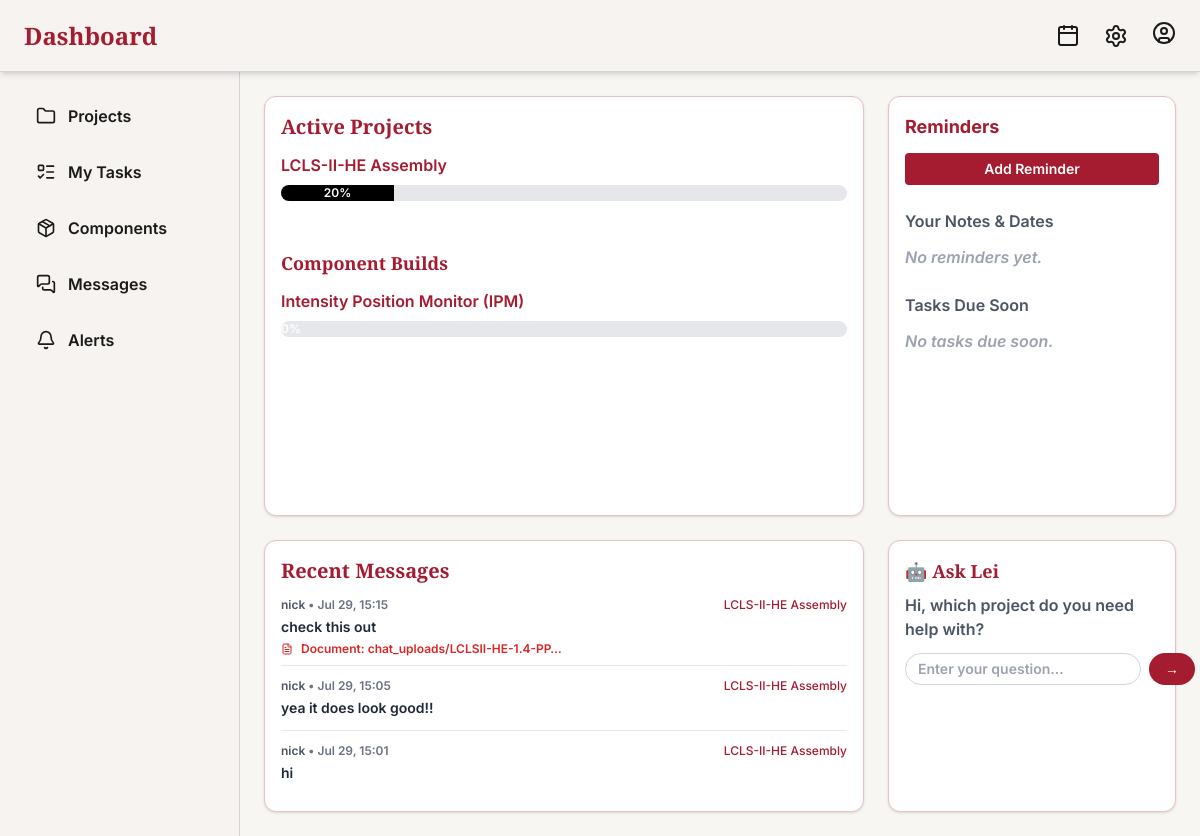
The app's page /tech-dashboard/ (signed in) with its own data.
### tracker/models.py (models this page shows, shortened)
class Project(models.Model):
    name = models.CharField(max_length=100)
    description = models.TextField(blank=True)
    start_date = models.DateField(null=True, blank=True)
    end_date = models.DateField(null=True, blank=True)
    status = models.CharField(
        max_length=20,
        choices=[('ongoing', 'Ongoing'), ('completed', 'Completed'), ('paused', 'Paused')],
        default='ongoing'
    )
    progress = models.FloatField(default=0)
    assigned_users = models.ManyToManyField(User, related_name='assigned_projects', blank=True)
    @property
    def progress(self):
        total = self.tasks.count()
        if total == 0:
            return 0
        approved = self.tasks.filter(is_approved=True).count()
        return int((approved / total) * 100)

class Component(models.Model):
    name = models.CharField(max_length=100)
    projects = models.ManyToManyField(Project, related_name='components')  # M2M
    description = models.TextField(blank=True)
    start_date = models.DateField(null=True, blank=True)
    end_date = models.DateField(null=True, blank=True)
    progress = models.FloatField(default=0.0)
    updated_at = models.DateTimeField(auto_now=True)
    status = models.CharField(
        max_length=20,
        choices=[('ongoing', 'Ongoing'), ('completed', 'Completed'), ('paused', 'Paused')],
        default='ongoing'
    )

class Message(models.Model):
    thread = models.ForeignKey(MessageThread, on_delete=models.CASCADE, related_name='messages')
    sender = models.ForeignKey(User, on_delete=models.CASCADE)
    body = models.TextField(blank=True)
    file = models.FileField(upload_to='chat_uploads/', blank=True, null=True)
    timestamp = models.DateTimeField(auto_now_add=True)

class MessageThread(models.Model):
    project = models.ForeignKey(Project, on_delete=models.CASCADE, related_name='threads')
    created_at = models.DateTimeField(auto_now_add=True)

### tracker/views.py (the view, shortened to what this page needs)
# urls.py: path('tech-dashboard/', views.tech_dashboard, name='tech_dashboard'),
@login_required
def tech_dashboard(request):
    projects = Project.objects.filter(assigned_users=request.user)
    components = Component.objects.all()
    reminders = Reminder.objects.filter(user=request.user).order_by('reminder_time')
    from django.utils import timezone
    from datetime import timedelta
    now = timezone.now()
    upcoming_tasks = Task.objects.filter(
        assigned_to=request.user,
        due_date__isnull=False,
        due_date__gte=now.date(),
        due_date__lte=now.date() + timedelta(days=14),
        completed=False
    ).order_by('due_date')
    recent_messages = Message.objects.filter(
        thread__project__in=projects
    ).select_related('sender', 'thread__project').order_by('-timestamp')[:3]
    from .forms import ReminderForm
    form = ReminderForm()
    return render(request, 'tracker/tech_dashboard.html', {
        'projects': projects,
        'components': components,
        'reminders': reminders,
        'upcoming_tasks': upcoming_tasks,
        'recent_messages': recent_messages,
        'form': form,
    })

### tracker/forms.py
class ReminderForm(forms.ModelForm):
    class Meta:
        model = Reminder
        fields = ['title', 'note', 'reminder_time']
        widgets = {
            'title': forms.TextInput(attrs={'class': 'form-input'}),
            'note': forms.Textarea(attrs={'class': 'form-textarea'}),
            'due_date': forms.DateInput(attrs={'type': 'date', 'class': 'form-input'}),
        }

### tracker/templates/tracker/tech_dashboard.html (shortened to what this page needs)
<!DOCTYPE html>
<html lang="en">
<head>
  <script src="https://cdn.tailwindcss.com"></script>
</head>
<body class="font-inter font-semibold bg-[var(--bg-softest)] text-[var(--text-dark)] min-h-screen h-screen flex flex-col">
  <header class="bg-[var(--panel-bg)] shadow-md px-6 py-4 flex justify-between items-center h-[72px] border-b border-gray-300 relative">
    <h1 class="text-2xl font-playfair text-[var(--accent-red)]">Dashboard</h1>
    <div class="flex items-center gap-6 relative">
      <a href="{% url 'calendar' %}" class="hover:text-[var(--accent-red)] transition hover:scale-110">
        <i data-lucide="calendar" class="w-6 h-6"></i>
      </a>
      <a href="{% url 'settings' %}" class="hover:text-[var(--accent-red)] transition hover:scale-110">
        <i data-lucide="settings" class="w-6 h-6"></i>
      </a>
      <div class="relative">
        <button id="profileBtn" class="hover:text-[var(--accent-red)] transition hover:scale-110 focus:outline-none">
          <i data-lucide="user-circle" class="w-6 h-6"></i>
        </button>
      </div>
    </div>
  </header>
  <main class="flex-1 flex flex-col lg:flex-row overflow-hidden">
    <aside class="w-full lg:w-1/5 bg-[var(--panel-bg)] border-r border-gray-300 p-6 overflow-y-auto">
      <nav class="flex flex-col gap-4 text-[var(--text-dark)]">
        <a href="{% url 'tech_project_list' %}" class="flex items-center gap-3 px-3 py-2 rounded-md hover:bg-[#f4e8e7] hover:text-[var(--accent-red)] transition-all">
          <i data-lucide="folder" class="w-5 h-5"></i> <span>Projects</span>
        </a>
        <a href="{% url 'tech_tasks' %}" class="flex items-center gap-3 px-3 py-2 rounded-md hover:bg-[#f4e8e7] hover:text-[var(--accent-red)] transition-all">
          <i data-lucide="list-todo" class="w-5 h-5"></i> <span>My Tasks</span>
        </a>
        <a href="{% url 'tech_components' %}" class="flex items-center gap-3 px-3 py-2 rounded-md hover:bg-[#f4e8e7] hover:text-[var(--accent-red)] transition-all">
          <i data-lucide="package" class="w-5 h-5"></i> <span>Components</span>
        </a>
        {% if projects %}
        <a href="{% url 'project_messages' projects.0.id %}" class="flex items-center gap-3 px-3 py-2 rounded-md hover:bg-[#f4e8e7] hover:text-[var(--accent-red)] transition-all">
          <i data-lucide="messages-square" class="w-5 h-5"></i> <span>Messages</span>
        </a>
        {% else %}
        <span class="flex items-center gap-3 px-3 py-2 rounded-md text-gray-400 cursor-not-allowed">
          <i data-lucide="messages-square" class="w-5 h-5"></i> <span>Messages</span>
        </span>
        {% endif %}
        <a href="{% url 'alerts' %}" class="flex items-center gap-3 px-3 py-2 rounded-md hover:bg-[#f4e8e7] hover:text-[var(--accent-red)] transition-all">
          <i data-lucide="bell" class="w-5 h-5"></i> <span>Alerts</span>
        </a>
      </nav>
    </aside>
    <section class="flex-1 overflow-y-auto p-6 bg-[var(--bg-softest)]">
      <div class="grid grid-cols-1 lg:grid-cols-3 gap-6 auto-rows-[minmax(200px,auto)]">
        <div class="bg-white border border-[#e7c2c4] shadow rounded-xl p-4 lg:col-span-2 flex flex-col min-h-[420px]">
          <h2 class="text-xl font-playfair mb-3 text-[var(--accent-red)]">Active Projects</h2>
          {% for project in projects %}
          <a href="{% url 'tech_project_detail' project.id %}" class="text-base mb-2 text-[var(--accent-red)] hover:underline hover:text-red-500 block">
            {{ project.name }}
          </a>
          <div class="w-full bg-gray-200 h-4 rounded-full overflow-hidden mb-4">
            <div class="bg-black h-4 text-white text-xs text-center" style="width: {{ project.progress|floatformat:0 }}%;">
              {{ project.progress|floatformat:0 }}%
            </div>
          </div>
          {% empty %}
          <p class="text-base text-gray-500">No active projects assigned.</p>
          {% endfor %}
          <h3 class="text-lg font-playfair mb-3 mt-8 text-[var(--accent-red)]">Component Builds</h3>
          {% for comp in components %}
          <a href="{% url 'tech_component_detail' comp.id %}" class="text-base mb-2 text-[var(--accent-red)] hover:underline hover:text-red-500 block">
            {{ comp.name }}
          </a>
          <div class="w-full bg-gray-200 h-4 rounded-full overflow-hidden mb-4">
            <div class="bg-black h-4 text-white text-xs text-center" style="width: {{ comp.progress|floatformat:0 }}%;">
              {{ comp.progress|floatformat:0 }}%
            </div>
          </div>
          {% empty %}
          <p class="text-base text-gray-500">No components found.</p>
          {% endfor %}
        </div>
        <div class="bg-white border border-[#e7c2c4] shadow rounded-xl p-4 h-full min-h-[320px] flex flex-col">
          <h2 class="text-lg font-bold text-[var(--accent-red)] mb-3">Reminders</h2>
          <button id="addReminderBtn" class="bg-[var(--accent-red)] text-white px-3 py-1.5 text-sm rounded hover:bg-red-600 mb-4">Add Reminder</button>
          <h3 class="text-base font-semibold text-gray-600 mt-2">Your Notes & Dates</h3>
          <ul class="mt-3 space-y-2 text-base text-gray-800">
            {% for r in reminders %}
              <li class="flex justify-between items-center p-2 hover:bg-gray-50 rounded">
                <span class="flex-1">{{ r.title }}</span>
                <span class="text-xs text-gray-500 ml-2">{{ r.reminder_time|date:"M d, Y" }}</span>
                <button class="edit-reminder-btn ml-2 text-blue-600 hover:text-blue-800" data-reminder-id="{{ r.id }}" data-reminder-title="{{ r.title }}" data-reminder-note="{{ r.note }}" data-reminder-time="{{ r.reminder_time|date:'Y-m-d\TH:i' }}">
                  <i data-lucide="edit-3" class="w-4 h-4"></i>
                </button>
              </li>
            {% empty %}
              <li class="italic text-gray-400">No reminders yet.</li>
            {% endfor %}
          </ul>
          <h3 class="text-base font-semibold text-gray-600 mt-6">Tasks Due Soon</h3>
          <ul class="mt-3 space-y-2 text-base text-gray-800">
            {% for task in upcoming_tasks %}
              <li class="flex justify-between items-center p-2 hover:bg-gray-50 rounded">
                <a href="{% url 'project_task_detail' task.id %}" class="flex-1 text-[var(--accent-red)] hover:text-red-600 hover:underline">
                  {{ task.title }}
                </a>
                <span class="text-xs text-gray-500 ml-2">{{ task.due_date|date:"M d, Y" }}</span>
              </li>
            {% empty %}
              <li class="italic text-gray-400">No tasks due soon.</li>
            {% endfor %}
          </ul>
        </div>
        <div class="bg-white border border-[#e7c2c4] shadow rounded-xl p-4 lg:col-span-2 min-h-[260px]">
          <h2 class="text-xl font-playfair text-[var(--accent-red)] mb-3">Recent Messages</h2>
          {% if recent_messages %}
            <div class="space-y-3">
              {% for msg in recent_messages %}
                <div class="border-b border-gray-200 pb-2 last:border-b-0">
                  <div class="flex justify-between items-start mb-1">
                    <div class="text-xs text-gray-600">
                      <span class="font-semibold">{{ msg.sender.username }}</span>
                      <span class="text-gray-500">• {{ msg.timestamp|date:"M d, H:i" }}</span>
                    </div>
                    <span class="text-xs text-[var(--accent-red)] font-medium">
                      <a href="{% url 'project_messages' msg.thread.project.id %}" class="hover:underline">
                        {{ msg.thread.project.name }}
                      </a>
                    </span>
                  </div>
                  {% if msg.body %}
                    <a href="{% url 'project_messages' msg.thread.project.id %}" class="block hover:bg-gray-50 rounded p-1 -m-1 transition-colors">
                      <p class="text-sm text-gray-800 mb-1">{{ msg.body|truncatechars:50 }}</p>
                    </a>
                  {% endif %}
                  {% if msg.file %}
                    {% with msg.file.name|lower as filename %}
                      {% if ".jpg" in filename or ".jpeg" in filename or ".png" in filename or ".gif" in filename or ".webp" in filename %}
                        <div class="flex items-center gap-2 text-xs text-blue-600">
                          <i data-lucide="image" class="w-3 h-3"></i>
                          <span>Image: {{ msg.file.name|truncatechars:30 }}</span>
                        </div>
                      {% elif ".pdf" in filename %}
                        <div class="flex items-center gap-2 text-xs text-red-600">
                          <i data-lucide="file-text" class="w-3 h-3"></i>
                          <span>Document: {{ msg.file.name|truncatechars:30 }}</span>
                        </div>
                      {% elif ".doc" in filename or ".docx" in filename %}
                        <div class="flex items-center gap-2 text-xs text-blue-600">
                          <i data-lucide="file-text" class="w-3 h-3"></i>
                          <span>Word: {{ msg.file.name|truncatechars:30 }}</span>
                        </div>
                      {% elif ".xls" in filename or ".xlsx" in filename %}
                        <div class="flex items-center gap-2 text-xs text-green-600">
                          <i data-lucide="file-text" class="w-3 h-3"></i>
                          <span>Excel: {{ msg.file.name|truncatechars:30 }}</span>
                        </div>
                      {% else %}
                        <div class="flex items-center gap-2 text-xs text-gray-600">
                          <i data-lucide="paperclip" class="w-3 h-3"></i>
                          <span>File: {{ msg.file.name|truncatechars:30 }}</span>
                        </div>
                      {% endif %}
                    {% endwith %}
                  {% endif %}
                </div>
              {% endfor %}
            </div>
          {% else %}
            <p class="text-base text-gray-600">No new messages.</p>
          {% endif %}
        </div>
        <div class="bg-white border border-[#e7c2c4] shadow rounded-xl p-4 min-h-[220px]">
          <h2 class="text-lg font-playfair text-[var(--accent-red)] mb-2">🤖 Ask Lei</h2>
          <p class="text-base text-gray-600 mb-3">Hi, which project do you need help with?</p>
          <div class="flex gap-2">
            <input type="text" class="flex-1 border border-gray-300 bg-white text-black rounded-full px-3 py-1 text-sm focus:ring-2 focus:ring-[var(--accent-red)] focus:outline-none transition hover:scale-[1.02]" placeholder="Enter your question..." />
            <button class="bg-[var(--accent-red)] text-white px-4 py-1.5 text-sm rounded-full hover:bg-red-700 transition hover:scale-105">&rarr;</button>
          </div>
        </div>
      </div>
    </section>
  </main>
</body>
</html>

### tracker/templates/tracker/tech_dashboard.html (style rules this page uses)
:root { --accent-red: #a51c30; --bg-softest: #f8f6f3; --panel-bg: #f6f3f0; --text-dark: #1A1A1A; }
.font-playfair { font-family: 'Playfair Display', serif; }
.font-inter { font-family: 'Inter', sans-serif; }

### records on screen
Project: name "LCLS-II-HE Assembly", progress "20"
Component: name "Intensity Position Monitor (IPM)", progress "0"
Message: sender.username "nick", timestamp "Jul 29, 15:15", thread.project.name "LCLS-II-HE Assembly", body "check this out", file.name "chat_uploads/LCLSII-HE-1.4-PP…"
Message: sender.username "nick", timestamp "Jul 29, 15:05", thread.project.name "LCLS-II-HE Assembly", body "yea it does look good!!"
Message: sender.username "nick", timestamp "Jul 29, 15:01", thread.project.name "LCLS-II-HE Assembly", body "hi"
